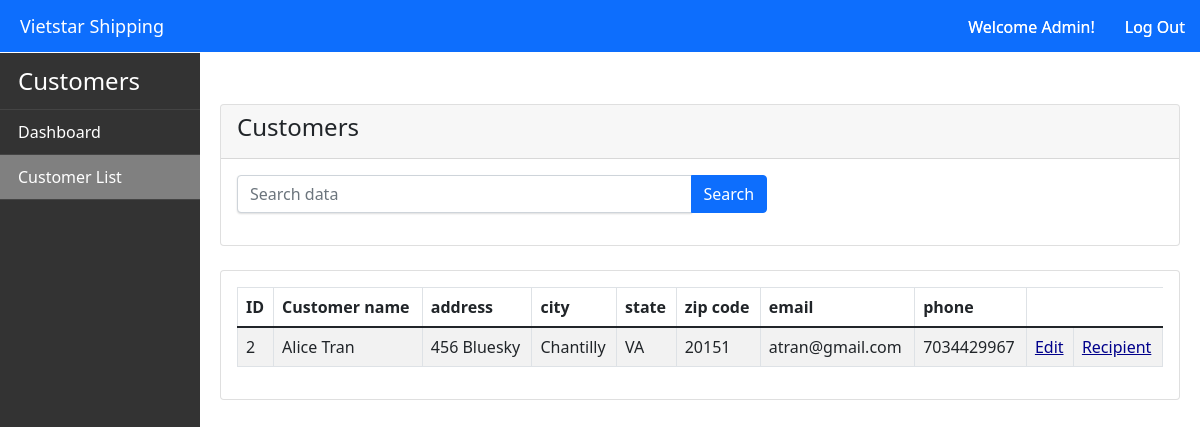
/business_portal/main/customers/customer.php?GetID=2 (signed in), run on the app's committed database.
### tables this page shows
CREATE TABLE `customer` (
  `customer_id` int(11) NOT NULL,
  `cust_name` varchar(100) NOT NULL,
  `cust_address` text,
  `cust_city` varchar(100) DEFAULT NULL,
  `cust_state` varchar(50) DEFAULT NULL,
  `cust_zipcode` varchar(10) DEFAULT NULL,
  `cust_email` varchar(100) DEFAULT NULL,
  `cust_phone` varchar(10) NOT NULL
);

### business_portal/main/customers/customer.php (the view, shortened to what this page needs)
<?php
include('../connect.php');
?>
<!DOCTYPE>
<html>
<head>
<link rel="stylesheet" href="https://cdnjs.cloudflare.com/ajax/libs/font-awesome/4.7.0/css/font-awesome.min.css">
<link rel="stylesheet" href="../css/lib/bootstrap.css">
<link rel="stylesheet" href="../css/lib/font-awesome.min.css">
<link rel="stylesheet" type="text/css" href="../css/styles.css">
<link rel="stylesheet" type="text/css" href="../css/maindashboard.css">
<link rel="stylesheet" type="text/css" href="../css/navbar.css">
</head>
<body>
  <?php include 'navfixed.php';?>
	<nav class="navbar-primary sticky">
		<ul class="navbar-primary-menu">
			<li> <a class="d-flex align-items-center pl-3 text-white text-decoration-none"><span class="fs-4">Customers</span></a></li>
			<li><a href="../index.php" class="nav-link text-white"><i class="icon-dashboard icon-2x"></i> Dashboard </a></li>
			<li><a href="customer.php" class="nav-link text-white active">Customer List</a></li>
		</ul>
	</nav>
     <div class="main-content">
        <div class="row">
            <div class="col-md-12">
                <div class="card mt-4">
                    <div class="card-header">
                        <h4>Customers </h4>
                    </div>
                    <div class="card-body">
                        <div class="row">
                            <div class="col-md-7">
                                <form action="" method="GET">
                                    <div class="input-group mb-3">
                                        <input type="text" name="search" required value="<?php if(isset($_GET['search'])){echo $_GET['search']; } ?>" class="form-control" placeholder="Search data">
                                        <button type="submit" class="btn btn-primary">Search</button>
                                    </div>
                                </form>
                            </div>
                        </div>
                    </div>
                </div>
            </div>
            <div class="col-md-12">
                <div class="card mt-4">
                    <div class="card-body">
                        <table class="table table-bordered table-striped table-hover bg-white">
                            <thead>
                                <tr>
                                    <th>ID</th>
                                    <th>Customer name</th>
                                    <th>address</th>
                                    <th>city</th>
                                    <th>state</th>
                                    <th>zip code</th>
                                    <th>email</th>
                                    <th>phone</th>
                                </tr>
                            </thead>
                            <tbody>
                                <?php
                                    if(isset($_GET['search']) || !empty($_GET['GetID']))
                                    {
                                        if(!empty($_GET['GetID']))
                                        {
                                            $customer_id = $_GET['GetID'];
                                            $query = "SELECT * FROM customer WHERE customer_id=$customer_id";
                                        }  else {
                                            $filtervalues = $_GET['search'];
                                            $query = "SELECT * FROM customer WHERE CONCAT(customer_id,cust_name,cust_address,cust_city,cust_state,cust_zipcode,cust_email,cust_phone) LIKE '%$filtervalues%'";
                                        }
                                        $query_run = mysqli_query($con, $query);
                                        if(mysqli_num_rows($query_run) > 0)
                                        {
                                            foreach($query_run as $items)
                                            {
                                                ?>
                                                <tr>
                                                    <td><?= $items['customer_id']; ?></td>
                                                    <td><?= $items['cust_name']; ?></td>
                                                    <td><?= $items['cust_address']; ?></td>
                                                    <td><?= $items['cust_city']; ?>
                                                    <td><?= $items['cust_state']; ?>
                                                    <td><?= $items['cust_zipcode']; ?>
                                                    <td><?= $items['cust_email']; ?>
                                                    <td><?= $items['cust_phone']; ?></td>
                                                    <td><a href="edit.php?GetID=<?php echo $items['customer_id'] ?>">Edit</a></td>
                                                    <td><a href="recipient.php?customer_id=<?php echo $items['customer_id'] ?>">Recipient</a></td>
                                                </tr>
                                                <?php
                                            }
                                        }
                                        else
                                        {
                                            ?>
                                                <tr>
                                                    <td colspan="4">No Record Found</td>
                                                </tr>
                                            <?php
                                        }
                                    }
                                ?>
                            </tbody>
                        </table>
                    </div>
                </div>
            </div>
        </div>
    </div>
</body>
</html>

### business_portal/main/css/styles.css (style rules this page uses)
.active { background-color: gray; }

### business_portal/main/css/maindashboard.css (style rules this page uses)
td a { color: darkblue; }
input { border: 1px solid #999; background: #eeeeee; padding: 10px; box-shadow: 0 1px 2px #ddd; -moz-box-shadow: 0 1px 2px #ddd; -webkit-box-shadow: 0 1px 2px #ddd; }

### business_portal/main/css/navbar.css (style rules this page uses)
.navbar-primary { background-color: #333; bottom: 0px; left: 0px; position: absolute; top: 51px; width: 200px; z-index: 8; overflow: hidden; height: auto; -webkit-transition: all 0.1s ease-in-out; -moz-transition: all 0.1s ease-in-out; transition: all 0.1s ease-in-out; }
.navbar-primary-menu, .navbar-primary-menu li { margin: 0; padding: 0; list-style: none; }
.navbar-primary-menu li a { display: block; padding: 10px 18px; text-align: left; border-bottom: solid 1px #444; color: #ccc; }
.main-content { margin-top: 60px; margin-left: 200px; padding: 20px; }

### business_portal/main/customers/customer.php (style rules this page uses)
.sticky { position: fixed; top: 53px; }

### data on the page
customer: customer_id "2", cust_name "Alice Tran", cust_address "456 Bluesky", cust_city "Chantilly", cust_state "VA", cust_zipcode "20151", cust_email "atran@gmail.com", cust_phone "7034429967"

### other printed values
$name "Admin"
